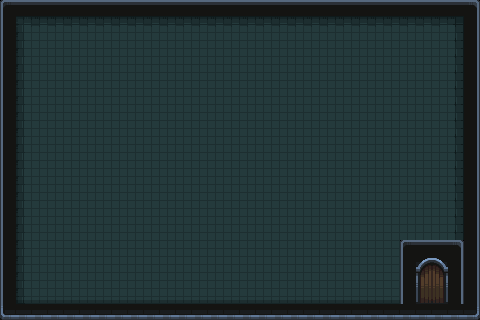

The image is a tile-based game level rendered from a .tmx file. Its description and complete source (layers, tilesets, objects, tile grids) follow:
An orthogonal 30x20 tile map with 16x16 px tiles, 1 tile layer (Camada de Blocos 1).

<map version="1.10" tiledversion="1.10.2" orientation="orthogonal" renderorder="right-down" width="30" height="20" tilewidth="16" tileheight="16" infinite="0" nextlayerid="2" nextobjectid="1">
 <editorsettings>
  <export target="01..tmj" format="json" />
 </editorsettings>
 <tileset firstgid="1" name="01" tilewidth="16" tileheight="16" tilecount="625" columns="25">
  <image source="../tiles.png" width="400" height="400" />
 </tileset>
 <layer id="1" name="Camada de Blocos 1" width="30" height="20">
  <data encoding="csv">
76,77,77,77,77,77,77,77,77,77,77,77,77,77,77,77,77,77,77,77,77,77,77,77,77,77,77,77,77,78,
130,5,6,6,6,6,6,6,6,6,6,6,6,6,6,6,6,6,6,6,6,6,6,6,6,6,6,6,7,129,
130,30,31,31,31,31,31,31,31,31,31,31,31,31,31,31,31,31,31,31,31,31,31,31,31,31,31,31,32,129,
130,30,31,31,31,31,31,31,31,31,31,31,31,31,31,31,31,31,31,31,31,31,31,31,31,31,31,31,32,129,
130,30,31,31,31,31,31,31,31,31,31,31,31,31,31,31,31,31,31,31,31,31,31,31,31,31,31,31,32,129,
130,30,31,31,31,31,31,31,31,31,31,31,31,31,31,31,31,31,31,31,31,31,31,31,31,31,31,31,32,129,
130,30,31,31,31,31,31,31,31,31,31,31,31,31,31,31,31,31,31,31,31,31,31,31,31,31,31,31,32,129,
130,30,31,31,31,31,31,31,31,31,31,31,31,31,31,31,31,31,31,31,31,31,31,31,31,31,31,31,32,129,
130,30,31,31,31,31,31,31,31,31,31,31,31,31,31,31,31,31,31,31,31,31,31,31,31,31,31,31,32,129,
130,30,31,31,31,31,31,31,31,31,31,31,31,31,31,31,31,31,31,31,31,31,31,31,31,31,31,31,32,129,
130,30,31,31,31,31,31,31,31,31,31,31,31,31,31,31,31,31,31,31,31,31,31,31,31,31,31,31,32,129,
130,30,31,31,31,31,31,31,31,31,31,31,31,31,31,31,31,31,31,31,31,31,31,31,31,31,31,31,32,129,
130,30,31,31,31,31,31,31,31,31,31,31,31,31,31,31,31,31,31,31,31,31,31,31,31,31,31,31,32,129,
130,30,31,31,31,31,31,31,31,31,31,31,31,31,31,31,31,31,31,31,31,31,31,31,31,31,31,31,32,129,
130,30,31,31,31,31,31,31,31,31,31,31,31,31,31,31,31,31,31,31,31,31,31,31,31,31,31,31,32,129,
130,30,31,31,31,31,31,31,31,31,31,31,31,31,31,31,31,31,31,31,31,31,31,31,31,76,77,77,78,129,
130,30,31,31,31,31,31,31,31,31,31,31,31,31,31,31,31,31,31,31,31,31,31,31,31,130,176,177,129,129,
130,30,31,31,31,31,31,31,31,31,31,31,31,31,31,31,31,31,31,31,31,31,31,31,31,130,201,202,129,129,
130,55,56,56,56,56,56,56,56,56,56,56,56,56,56,56,56,56,56,56,56,56,56,56,56,130,226,227,129,129,
101,3,3,3,3,3,3,3,3,3,3,3,3,3,3,3,3,3,3,3,3,3,3,3,3,3,3,3,3,103
</data>
 </layer>
</map>
